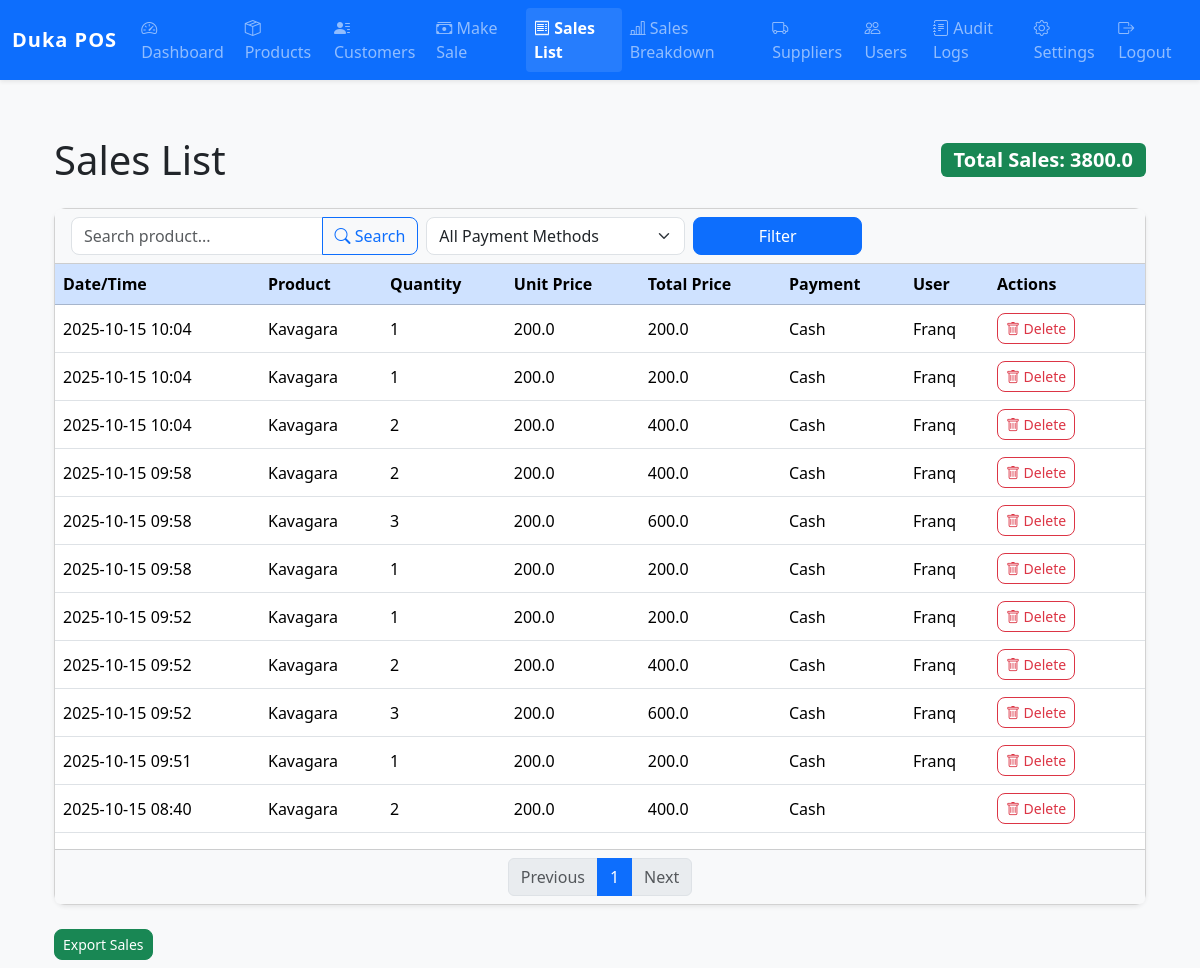
/sales_list (signed in), run on the app's committed database.
### models.py (models this page shows, shortened)
class Sale(db.Model):
    id = db.Column(db.Integer, primary_key=True)
    product_id = db.Column(db.Integer, db.ForeignKey('product.id'), nullable=False)
    quantity = db.Column(db.Integer, nullable=False)
    total_price = db.Column(db.Float, nullable=False)
    payment_method = db.Column(db.String(20), nullable=False)
    customer_name = db.Column(db.String(100))
    customer_contact = db.Column(db.String(100))
    profit = db.Column(db.Float)
    timestamp = db.Column(db.DateTime, server_default=db.func.now())
    product = db.relationship('Product')
    user_id = db.Column(db.Integer, db.ForeignKey('user.id'))
    user = db.relationship('User')
    transaction_id = db.Column(db.String(64), index=True)

class Product(db.Model):
    id = db.Column(db.Integer, primary_key=True)
    name = db.Column(db.String(100), nullable=False)
    buying_price = db.Column(db.Float, nullable=False, default=0.0)
    selling_price = db.Column(db.Float, nullable=False, default=0.0)
    stock = db.Column(db.Integer, nullable=False)
    unit = db.Column(db.String(50))
    category_id = db.Column(db.Integer, db.ForeignKey('category.id'))
    category = db.relationship('Category', backref='products')
    supplier_id = db.Column(db.Integer, db.ForeignKey('supplier.id'))
    image = db.Column(db.String(200))
    barcode = db.Column(db.String(100))
    description = db.Column(db.Text)
    histories = db.relationship('ProductHistory', backref='product', lazy=True)

class User(db.Model):
    id = db.Column(db.Integer, primary_key=True)
    username = db.Column(db.String(80), unique=True, nullable=False)
    password_hash = db.Column(db.String(128), nullable=False)
    role = db.Column(db.String(20), nullable=False, default='staff')  # 'admin' or 'staff'

### app.py (the view)
@app.route('/sales_list', methods=['GET'])
@login_required()
def sales_list():
    search = request.args.get('search', '')
    payment_method = request.args.get('payment_method', '')
    page = request.args.get('page', 1, type=int)
    query = Sale.query
    if session.get('role') == 'staff':
        query = query.filter(Sale.user_id == session.get('user_id'))
    else:
        if search:
            query = query.join(Product).filter(Product.name.ilike(f'%{search}%'))
        if payment_method:
            query = query.filter(Sale.payment_method == payment_method)
    sales = query.order_by(Sale.timestamp.desc()).paginate(page=page, per_page=20)
    total_sales = sum(sale.total_price for sale in sales.items)
    can_delete = session.get('role') == 'admin'
    payment_methods = ['Cash', 'Mpesa', 'Card', 'Other']
    return render_template(
        'sales_list.html',
        sales=sales,
        total_sales=total_sales,
        can_delete=can_delete,
        payment_methods=payment_methods,
        search=search,
        payment_method=payment_method
    )

### app.py (called while the page is built)
def login_required(role=None):
    def decorator(f):
        from functools import wraps
        @wraps(f)
        def decorated_function(*args, **kwargs):
            if 'user_id' not in session:
                return redirect(url_for('login'))
            if role and session.get('role') != role:
                flash('You do not have permission to access this page.', 'danger')
                return redirect(url_for('home'))
            return f(*args, **kwargs)
        return decorated_function
    return decorator

@app.context_processor
def inject_business_details():
    keys = ['business_name', 'business_address', 'business_contact', 'tax_info', 'business_email', 'website', 'receipt_footer', 'business_logo']
    settings = {key: Setting.query.filter_by(key=key).first() for key in keys}
    return dict(business_settings=settings)

### templates/sales_list.html (shortened to what this page needs)
{% extends "base.html" %}
{% block content %}
<div class="container-fluid">
    <div class="d-flex justify-content-between align-items-center mb-4 flex-wrap">
        <h1 class="mb-0">Sales List</h1>
        <span class="badge bg-success fs-5">Total Sales: {{ total_sales }}</span>
    </div>
    <div class="card shadow-sm mb-4">
        <div class="card-header bg-light sticky-top">
            <form class="row g-2 align-items-center" method="get">
                <div class="col-md-4">
                    <div class="input-group">
                        <input type="text" class="form-control" name="search" placeholder="Search product..." value="{{ search }}">
                        <button type="submit" class="btn btn-outline-primary"><i class="bi bi-search"></i> Search</button>
                    </div>
                </div>
                <div class="col-md-3">
                    <select class="form-select" name="payment_method">
                        <option value="">All Payment Methods</option>
                    </select>
                </div>
                <div class="col-md-2">
                    <button type="submit" class="btn btn-primary w-100">Filter</button>
                </div>
            </form>
        </div>
        <div class="card-body p-0">
            <div class="table-responsive">
                <table class="table table-hover align-middle mb-0">
                    <thead class="table-primary">
                        <tr>
                            <th>Date/Time</th>
                            <th>Product</th>
                            <th>Quantity</th>
                            <th>Unit Price</th>
                            <th>Total Price</th>
                            <th>Payment</th>
                            <th>User</th>
                            {% if can_delete %}
                            <th style="min-width: 110px;">Actions</th>
                            {% endif %}
                        </tr>
                    </thead>
                    <tbody>
                        {% for sale in sales.items %}
                        <tr>
                            <td>{{ sale.timestamp.strftime('%Y-%m-%d %H:%M') if sale.timestamp else '' }}</td>
                            <td>{{ sale.product.name if sale.product else '' }}</td>
                            <td>{{ sale.quantity }}</td>
                            <td>{{ sale.product.selling_price if sale.product else '' }}</td>
                            <td>{{ sale.total_price }}</td>
                            <td>{{ sale.payment_method }}</td>
                            <td>{{ sale.user.username if sale.user else '' }}</td>
                            {% if can_delete %}
                            <td>
                                <form method="POST" action="{{ url_for('delete_sale', sale_id=sale.id) }}" style="display:inline;">
                                    <button type="submit" class="btn btn-sm btn-outline-danger" onclick="return confirm('Delete this sale?');"><i class="bi bi-trash"></i> Delete</button>
                                </form>
                            </td>
                            {% endif %}
                        </tr>
                        {% endfor %}
                    </tbody>
                </table>
            </div>
        </div>
        <div class="card-footer bg-light">
            <nav>
                <ul class="pagination justify-content-center mb-0">
                    {% if sales.has_prev %}
                        <li class="page-item"><a class="page-link" href="{{ url_for('sales_list', page=sales.prev_num) }}">Previous</a></li>
                    {% else %}
                        <li class="page-item disabled"><span class="page-link">Previous</span></li>
                    {% endif %}
                    <li class="page-item active"><span class="page-link">{{ sales.page }}</span></li>
                    {% if sales.has_next %}
                        <li class="page-item"><a class="page-link" href="{{ url_for('sales_list', page=sales.next_num) }}">Next</a></li>
                    {% else %}
                        <li class="page-item disabled"><span class="page-link">Next</span></li>
                    {% endif %}
                </ul>
            </nav>
        </div>
    </div>
    <a href="{{ url_for('export_sales') }}" class="btn btn-success btn-sm mb-2">Export Sales</a>
</div>
{% endblock %}

### templates/base.html (style rules this page uses)
body { background-color: #f8f9fa; font-family: 'Segoe UI', 'Roboto', Arial, sans-serif; }
.card { border-radius: 0.75rem; }
.btn, .form-control, .form-select { border-radius: 0.5rem; }
.table-responsive { margin-bottom: 1rem; }

### data on the page
Sale: timestamp "2025-10-15 10:04", product "Kavagara", quantity "1", product "200.0", total_price "200.0", payment_method "Cash", user "Franq"
Sale: timestamp "2025-10-15 10:04", product "Kavagara", quantity "1", product "200.0", total_price "200.0", payment_method "Cash", user "Franq"
Sale: timestamp "2025-10-15 10:04", product "Kavagara", quantity "2", product "200.0", total_price "400.0", payment_method "Cash", user "Franq"
Sale: timestamp "2025-10-15 09:58", product "Kavagara", quantity "2", product "200.0", total_price "400.0", payment_method "Cash", user "Franq"
Sale: timestamp "2025-10-15 09:58", product "Kavagara", quantity "3", product "200.0", total_price "600.0", payment_method "Cash", user "Franq"
Sale: timestamp "2025-10-15 09:58", product "Kavagara", quantity "1", product "200.0", total_price "200.0", payment_method "Cash", user "Franq"
Sale: timestamp "2025-10-15 09:52", product "Kavagara", quantity "1", product "200.0", total_price "200.0", payment_method "Cash", user "Franq"
Sale: timestamp "2025-10-15 09:52", product "Kavagara", quantity "2", product "200.0", total_price "400.0", payment_method "Cash", user "Franq"
Sale: timestamp "2025-10-15 09:52", product "Kavagara", quantity "3", product "200.0", total_price "600.0", payment_method "Cash", user "Franq"
Sale: timestamp "2025-10-15 09:51", product "Kavagara", quantity "1", product "200.0", total_price "200.0", payment_method "Cash", user "Franq"
Sale: timestamp "2025-10-15 08:40", product "Kavagara", quantity "2", product "200.0", total_price "400.0", payment_method "Cash"

### other printed values
{{ total_sales }} "3800.0"
{{ sales.page }} "1"
